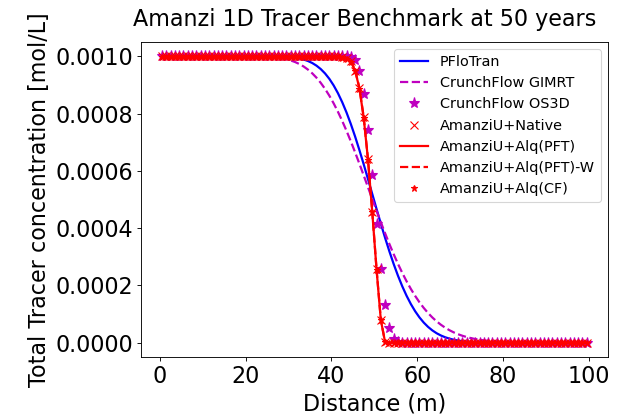

Source code (Python):
# plots tracer concentration along x at last time step 
# benchmark: compares to pflotran simulation results
# author: S.Molins - Sept. 2013

import os
import sys
import h5py
import numpy as np
import matplotlib
# matplotlib.use('Agg')
from matplotlib import pyplot as plt

try:
    sys.path.append('../../../../tools/amanzi_xml')
except:
    pass
    
try:
    sys.path.append('../../../../tools/testing')
except:
    pass

import run_amanzi_standard
from compare_field_results import GetXY_AmanziU_1D
from compare_field_results import GetXY_AmanziS_1D
from compare_field_results import GetXY_PFloTran_1D
from compare_field_results import GetXY_CrunchFlow_1D

if __name__ == "__main__":

    try:
        sys.path.append('../../../../MY_TPL_BUILD/ccse/ccse-1.3.4-source/Tools/Py_util')
    except:
        pass
    
    # root name for problem
    root = "tracer"

    # PFloTran
    path_to_pflotran = "pflotran"
    root_pflo = "1d-"+root

    # -- hardwired for 1d-calcite: time and comp
    time = 'Time:  5.00000E+01 y'
    comp = 'Total_'+root.title()+' [M]'

    x_pflotran, c_pflotran = GetXY_PFloTran_1D(path_to_pflotran,root_pflo,time,comp)    
    
    # CrunchFlow
    # -- hardwired for calcite_1d_CF.in: time and comp
    time_CF = 'totcon5.out'
    comp = 0
    ignore = 4

    # -- crunchflow GIMRT
    path_to_crunchflow = "crunchflow/gimrt"
    x_crunchflow, c_crunchflow = GetXY_CrunchFlow_1D(path_to_crunchflow,root,time_CF,comp,ignore)

    # -- crunchflow OS3D
    path_to_crunchflow = "crunchflow/os3d"
    x_crunchOS3D, c_crunchOS3D = GetXY_CrunchFlow_1D(path_to_crunchflow,root,time_CF,comp,ignore)
    
    CWD = os.getcwd()
    local_path = "" 

    # AmanziU + Native chemistry
    try:
        comp = 'total_component_concentration.cell.tracer'
        path_to_amanzi = "output-u"
        root_amanzi = "amanzi-u-1d-"+root+".xml"

        input_file = os.path.join(root_amanzi)
        run_amanzi_standard.run_amanzi(input_file, 1, [input_file], path_to_amanzi)

        x_amanzi_native, c_amanzi_native = GetXY_AmanziU_1D(path_to_amanzi,root,comp,1)
        native = len(x_amanzi_native)
  
    except:
        native = 0

    # AmanziU + Alquimia + PFloTran chemistry
    try:
        comp = 'total_component_concentration.cell.tracer'
        input_file = os.path.join("amanzi-u-1d-"+root+"-alq-pflo.xml")
        path_to_amanzi = "output-u-alq-pflo"
        run_amanzi_standard.run_amanzi(input_file, 1, ["1d-"+root+".in",root+".dat",input_file], path_to_amanzi)

        x_amanzi_alquimia, c_amanzi_alquimia = GetXY_AmanziU_1D(path_to_amanzi,root,comp,1)
        alq = len(x_amanzi_alquimia)

    except:
        alq = 0

    # AmanziU + Alquimia + PFloTran chemistry WITH WRITER
    try:
        comp = 'total_component_concentration.cell.tracer'
        input_file = os.path.join("amanzi-u-1d-"+root+"-alq-pflo-writer.xml")
        path_to_amanzi = "output-u-alq-pflo-writer"
        run_amanzi_standard.run_amanzi(input_file, 1, ["1d-"+root+".in",root+".dat",input_file], path_to_amanzi)

        x_amanzi_alquimia_w, c_amanzi_alquimia_w = GetXY_AmanziU_1D(path_to_amanzi,root,comp,1)
        alq_writer = len(x_amanzi_alquimia)

    except:
        alq_writer = 0

        
    # AmanziU + Alquimia + CrunchFlow chemistry
    try:
        comp = 'total_component_concentration.cell.tracer'
        input_file = os.path.join("amanzi-u-1d-"+root+"-alq-crunch.xml")
        path_to_amanzi = "output-u-alq-crunch"
        run_amanzi_standard.run_amanzi(input_file, 1, ["1d-"+root+"-crunch.in",root+".dbs",input_file], path_to_amanzi)
        x_amanzi_alquimia_crunch, c_amanzi_alquimia_crunch = GetXY_AmanziU_1D(path_to_amanzi,root,comp,1)
        alq_crunch = len(x_amanzi_alquimia_crunch)

    except:
        alq_crunch = 0
        
    
    # AmanziS + Alquimia + PFloTran chemistry
    try:
        input_file = os.path.join("amanzi-s-1d-"+root+"-alq-pflo.xml")
        path_to_amanzi = "output-s-alq-pflo"
        run_amanzi_standard.run_amanzi(input_file, 1, ["1d-"+root+".in",root+".dat",input_file], path_to_amanzi)

        root_amanziS = "plt"
        compS = "tracer_water_Concentration"
        x_amanziS, c_amanziS = GetXY_AmanziS_1D(path_to_amanzi,root_amanziS,compS,1)
        struct = len(x_amanziS)
    except:
        struct = 0

    # AmanziS + Alquimia + CrunchFlow chemistry
    try:
        input_file = os.path.join("amanzi-s-1d-"+root+"-alq-crunch.xml")
        path_to_amanziS = "output-s-alq-crunch"
        run_amanzi_standard.run_amanzi(input_file, 1, ["1d-"+root+"-crunch.in",root+".dbs",input_file], path_to_amanziS)
        root_amanziS = "plt"
        compS = "tracer_water_Concentration"
        x_amanziS_crunch, c_amanziS_crunch = GetXY_AmanziS_1D(path_to_amanziS,root_amanziS,compS,1)
        struct_crunch = len(x_amanziS_crunch)
    except:
        struct_crunch = 0
        
# plotting --------------------------------------------------------
    fig = plt.figure(figsize=[8.00,5.25])
    ax = fig.add_subplot()
    
    # pflotran
    ax.plot(x_pflotran, c_pflotran,'b-',label='PFloTran',linewidth=2)

    # crunchflow
    ax.plot(x_crunchflow, c_crunchflow,'m--',label='CrunchFlow GIMRT',linewidth=2)
    ax.plot(x_crunchOS3D, c_crunchOS3D,'m*',markersize=10,label='CrunchFlow OS3D',linewidth=2) 

    # unstruct amanzi native
    if native>0:
        ax.plot(x_amanzi_native, c_amanzi_native,'rx',markersize=8,label='AmanziU+Native',linewidth=2)

    # unstruct amanzi alquimia + pflotran
    if alq>0:
        ax.plot(x_amanzi_alquimia, c_amanzi_alquimia,'r-',label='AmanziU+Alq(PFT)',linewidth=2)

    # unstruct amanzi alquimia + pflotran with writer
    if alq_writer>0:
        ax.plot(x_amanzi_alquimia_w, c_amanzi_alquimia_w,'r--',label='AmanziU+Alq(PFT)-W',linewidth=2)
        
    # unstruct amanzi alquimia + crunchflow        
    if alq_crunch>0:
        ax.plot(x_amanzi_alquimia_crunch, c_amanzi_alquimia_crunch,'r*',label='AmanziU+Alq(CF)',linewidth=2)
        

    # struct amanzi alquimia + pflotran
    if (struct>0):
        sam = ax.plot(x_amanziS, c_amanziS,'g-',label='AmanziS+Alq(PFT)',linewidth=2)     

    # struct amanzi alquimia + pflotran
    if (struct_crunch>0):
        sam = ax.plot(x_amanziS_crunch, c_amanziS_crunch,'g*',label='AmanziS+Alq(CF)',linewidth=2) 
        
# figure look
    # axes
    ax.set_xlabel("Distance (m)",fontsize=20)
    ax.set_ylabel("Total "+root.title()+" concentration [mol/L]",fontsize=20)

    # plot adjustments
    plt.subplots_adjust(left=0.22,bottom=0.15,right=0.95,top=0.90)
    plt.legend(loc='upper right',fontsize=13)
    plt.suptitle("Amanzi 1D "+root.title()+" Benchmark at 50 years",x=0.57,fontsize=20)
    plt.tick_params(axis='both', which='major', labelsize=20)

    plt.savefig(root+"_1d.png",format="png")
    # plt.show()
    # plt.close()
